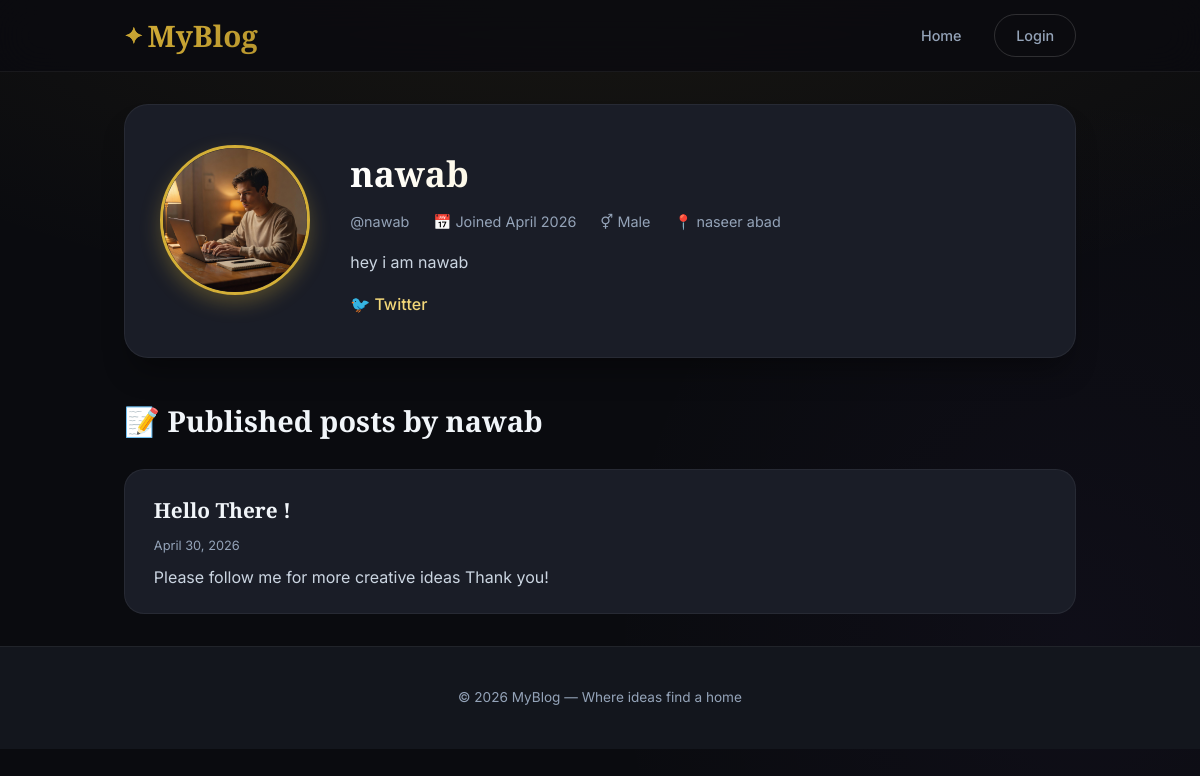
The page /profile/nawab/ on the database its author committed.
### blog/models.py (models this page shows, shortened)
class Profile(models.Model):
    GENDER_CHOICES = (
        ('', 'Prefer not to say'),
        ('M', 'Male'),
        ('F', 'Female'),
        ('O', 'Other'),
    )
    user = models.OneToOneField(User, on_delete=models.CASCADE, related_name='profile')
    bio = models.TextField(max_length=500, blank=True, null=True)
    location = models.CharField(max_length=100, blank=True, null=True)
    gender = models.CharField(max_length=1, choices=GENDER_CHOICES, blank=True, default='')
    avatar = models.ImageField(
        upload_to='avatars/',
        blank=True,
        null=True,
        validators=[FileExtensionValidator(
            allowed_extensions=['jpg', 'jpeg', 'png', 'gif', 'bmp', 'tiff', 'webp', 'heic', 'heif']
        )]
    )
    website = models.URLField(blank=True, null=True)
    twitter = models.CharField(max_length=100, blank=True, null=True)
    github = models.CharField(max_length=100, blank=True, null=True)
    joined_at = models.DateTimeField(auto_now_add=True)

class Post(models.Model):
    STATUS_CHOICES = (
        ('pending', 'Pending Approval'),
        ('published', 'Published'),
        ('draft', 'Draft'),
    )
    title = models.CharField(max_length=200)
    content = models.TextField()
    date_posted = models.DateTimeField(default=timezone.now)
    author = models.ForeignKey(User, on_delete=models.CASCADE)
    image = models.ImageField(
        upload_to='post_images/',
        blank=True,
        null=True,
        validators=[FileExtensionValidator(
            allowed_extensions=['jpg', 'jpeg', 'png', 'gif', 'bmp', 'tiff', 'webp', 'heic', 'heif']
        )]
    )
    status = models.CharField(max_length=10, choices=STATUS_CHOICES, default='pending')

### blog/views.py (the view)
# urls.py: path('profile/<str:username>/', views.profile_view, name='profile'),
def profile_view(request, username):
    profile_user = get_object_or_404(User, username=username)
    profile = profile_user.profile
    posts = profile_user.post_set.filter(status='published').order_by('-date_posted')
    context = {
        'profile_user': profile_user,
        'profile': profile,
        'posts': posts,
    }
    return render(request, 'blog/profile.html', context)

### blog/templates/blog/profile.html (shortened to what this page needs)
<!DOCTYPE html>
<html lang="en">
<head>
</head>
<body>
<nav class="navbar">
    <div class="container nav-inner">
        <div class="logo"><a href="{% url 'blog-home' %}">MyBlog</a></div>
        <div class="nav-links">
            <a href="{% url 'blog-home' %}">Home</a>
            {% if user.is_authenticated %}
                <a href="{% url 'edit_profile' %}" class="btn-outline">✏️ Edit Profile</a>
                <form action="{% url 'logout' %}" method="post" style="display:inline">
                    {% csrf_token %}
                    <button type="submit" class="btn-outline">Logout</button>
                </form>
            {% else %}
                <a href="{% url 'login' %}" class="btn-outline">Login</a>
            {% endif %}
        </div>
    </div>
</nav>
<main class="container">
    <div class="profile-card">
        {% if profile.avatar %}
            <img src="{{ profile.avatar.url }}" alt="{{ profile_user.username }}" class="avatar">
        {% else %}
            <div class="avatar-placeholder">👤</div>
        {% endif %}
        <div class="profile-info">
            <h1>{{ profile_user.get_full_name|default:profile_user.username }}</h1>
            <div class="meta">
                <span>@{{ profile_user.username }}</span>
                <span>📅 Joined {{ profile.joined_at|date:"F Y" }}</span>
                {% if profile.gender %}
                    <span>⚥ {{ profile.get_gender_display }}</span>
                {% endif %}
                {% if profile.location %}
                    <span>📍 {{ profile.location }}</span>
                {% endif %}
            </div>
            {% if profile.bio %}
                <div class="bio">{{ profile.bio|linebreaks }}</div>
            {% endif %}
            <div class="social-links">
                {% if profile.twitter %}<a href="https://twitter.com/{{ profile.twitter }}" target="_blank">🐦 Twitter</a>{% endif %}
            </div>
        </div>
    </div>
    <h2 class="section-title">📝 Published posts by {{ profile_user.username }}</h2>
    {% if posts %}
        {% for post in posts %}
            <div class="post-card">
                <h3><a href="{% url 'post-detail' post.id %}">{{ post.title }}</a></h3>
                <small>{{ post.date_posted|date:"F j, Y" }}</small>
                <p>{{ post.content|striptags|truncatewords:30 }}</p>
            </div>
        {% endfor %}
    {% else %}
        <p class="empty-message">No published posts yet.</p>
    {% endif %}
</main>
<footer class="footer">
    <p>© 2026 MyBlog — Where ideas find a home</p>
</footer>
</body>
</html>

### blog/templates/blog/profile.html (style rules this page uses)
:root { --bg: #0a0b0f; --bg-secondary: #13161d; --surface: #1a1d27; --surface-hover: #222736; --border: rgba(255, 255, 255, 0.06); --text-primary: #f1f5f9; --text-secondary: #94a3b8; --accent: #d4af37; --accent-light: #f3d779; --gradient: linear-gradient(135deg, #d4af37 0%, #b8962e 100%); --radius: 24px; --transition: all 0.25s cubic-bezier(0.4, 0, 0.2, 1); }
* { margin: 0; padding: 0; box-sizing: border-box; }
body { font-family: 'Inter', -apple-system, BlinkMacSystemFont, 'Segoe UI', Roboto, sans-serif; background: var(--bg); color: var(--text-primary); line-height: 1.6; -webkit-font-smoothing: antialiased; background-image: radial-gradient(ellipse 80% 50% at 50% -10%, rgba(212, 175, 55, 0.08), transparent), radial-gradient(ellipse 40% 70% at 90% 80%, rgba(139, 92, 246, 0.04), transparent); background-attachment: fixed; }
h1, h2, h3 { font-family: 'Playfair Display', Georgia, serif; font-weight: 700; }
.container { max-width: 1000px; margin: 0 auto; padding: 0 1.5rem; }
.navbar { background: rgba(10, 11, 15, 0.8); backdrop-filter: blur(20px); -webkit-backdrop-filter: blur(20px); border-bottom: 1px solid var(--border); padding: 0.75rem 0; position: sticky; top: 0; z-index: 100; }
.nav-inner { display: flex; justify-content: space-between; align-items: center; flex-wrap: wrap; gap: 1rem; }
.logo a { font-size: 1.85rem; font-weight: 800; font-family: 'Playfair Display', serif; background: var(--gradient); -webkit-background-clip: text; background-clip: text; color: transparent; text-decoration: none; display: flex; align-items: center; gap: 0.3rem; }
.logo a::before { content: "✦"; font-size: 1.4rem; background: var(--gradient); -webkit-background-clip: text; background-clip: text; color: transparent; }
.nav-links { display: flex; gap: 0.75rem; align-items: center; flex-wrap: wrap; }
.nav-links a, .nav-links button { text-decoration: none; font-weight: 500; font-size: 0.9rem; padding: 0.55rem 1.3rem; border-radius: 100px; transition: var(--transition); background: transparent; border: none; cursor: pointer; color: var(--text-secondary); white-space: nowrap; }
.btn-outline { border: 1px solid rgba(255, 255, 255, 0.15) !important; background: transparent !important; color: var(--text-secondary) !important; }
.profile-card { background: var(--surface); border-radius: var(--radius); padding: 2.5rem 2.2rem; margin: 2rem 0; box-shadow: 0 20px 30px -10px rgba(0,0,0,0.4); border: 1px solid var(--border); display: flex; gap: 2.5rem; flex-wrap: wrap; backdrop-filter: blur(4px); }
.avatar { width: 150px; height: 150px; border-radius: 50%; object-fit: cover; border: 3px solid var(--accent); box-shadow: 0 8px 20px rgba(212, 175, 55, 0.3); }
.profile-info { flex: 1; }
.profile-info h1 { font-size: 2.2rem; background: linear-gradient(to right, #fff, var(--accent-light)); -webkit-background-clip: text; background-clip: text; color: transparent; margin-bottom: 0.5rem; }
.meta { color: var(--text-secondary); font-size: 0.9rem; margin-bottom: 0.9rem; display: flex; gap: 1.5rem; flex-wrap: wrap; }
.bio { color: #cbd5e1; margin: 1rem 0; line-height: 1.7; font-size: 1rem; }
.social-links a { display: inline-block; margin-right: 1.2rem; color: var(--accent-light); text-decoration: none; font-weight: 500; transition: var(--transition); }
.section-title { font-size: 1.8rem; margin: 2.5rem 0 1.5rem; color: var(--text-primary); }
.post-card { background: var(--surface); border-radius: 20px; padding: 1.5rem 1.8rem; margin-bottom: 1rem; border: 1px solid var(--border); transition: var(--transition); }
.post-card h3 { font-size: 1.3rem; margin-bottom: 0.3rem; }
.post-card h3 a { text-decoration: none; color: var(--text-primary); transition: color 0.2s; }
.post-card small { color: var(--text-secondary); font-size: 0.8rem; }
.post-card p { color: #cbd5e1; margin-top: 0.5rem; line-height: 1.5; }
.footer { text-align: center; border-top: 1px solid var(--border); padding: 2.5rem; color: var(--text-secondary); font-size: 0.85rem; background: var(--bg-secondary); margin-top: 2rem; }

### rows shown on the page
Profile: avatar (picture), joined_at "April 2026", gender "Male", location "naseer abad", bio "hey i am nawab"
Post: title "Hello There !", date_posted "April 30, 2026", content "Please follow me for more creative ideas Thank you!"

### other values the page prints
{{ profile_user.username }} "nawab"
